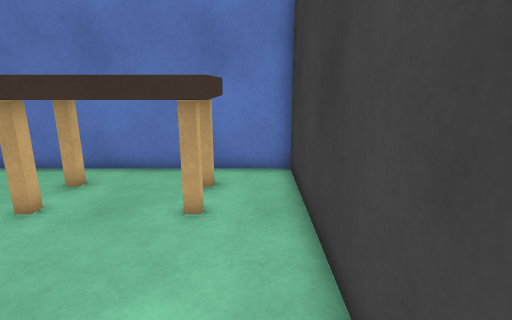
[1] (above)

12 first-person views from a walk through a Unity game level. The camera is 1.5 m above the floor, tilts 14° down and sees 80° across. The floor is counted in squares, 0.5 m on a side. Each view is taken from the middle of a square. On the plan, view 1 faces up. The plan holds only what a view shows up to about 20 squares ahead; the rest is blank. The player is left out. Surface patterns are stand-ins for the level's own textures.

[2]
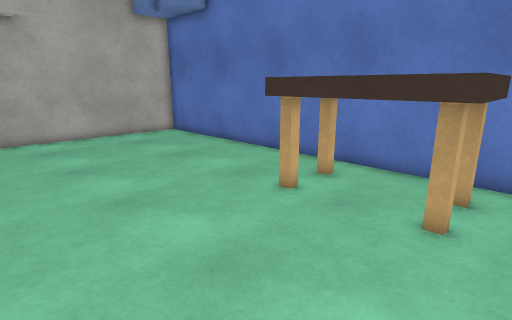

[3]
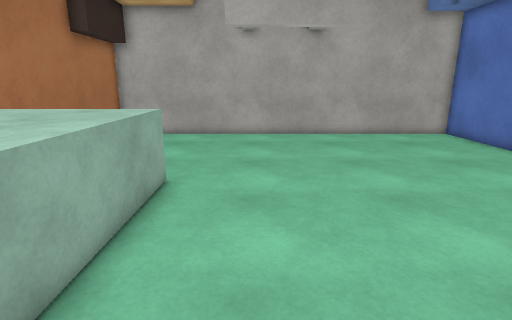

[4]
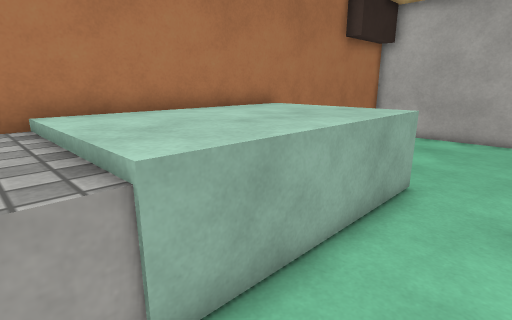

[5]
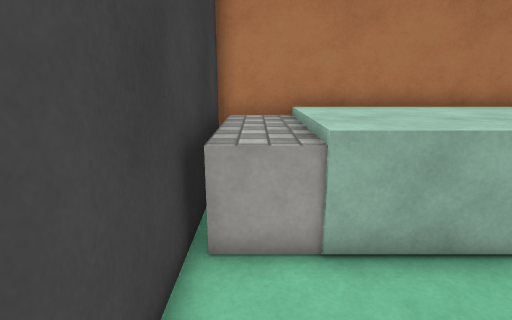

[6]
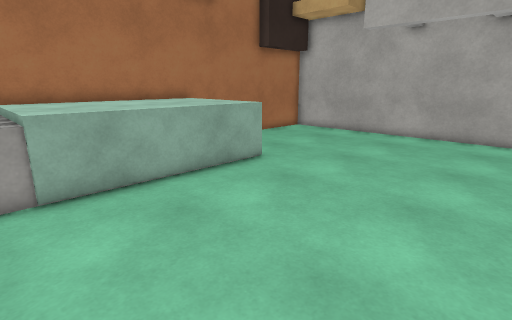

[7]
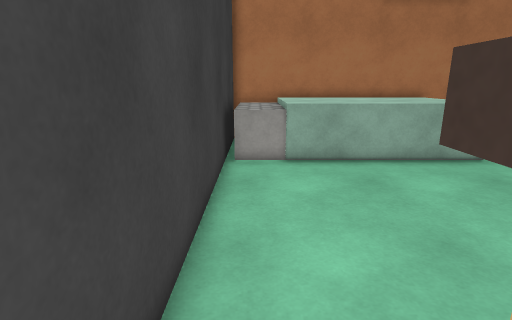

[8]
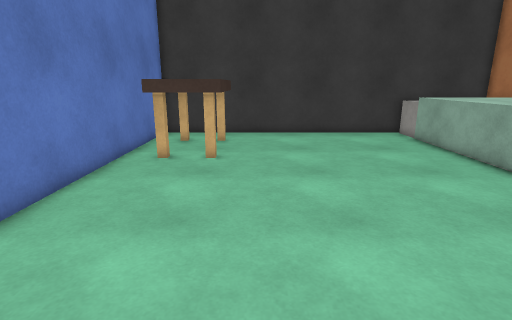

[9]
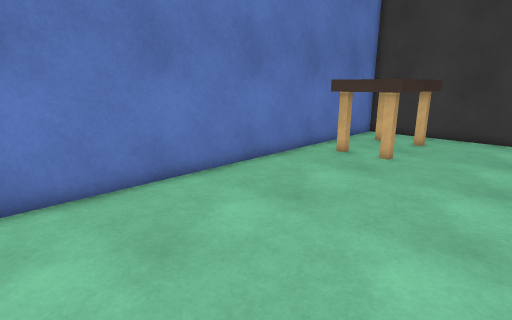

[10]
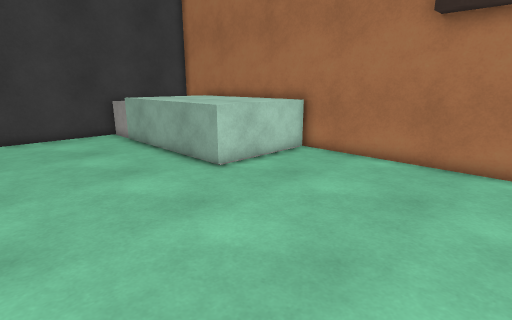

[11]
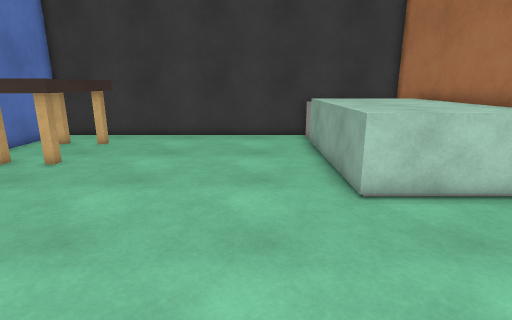

[12]
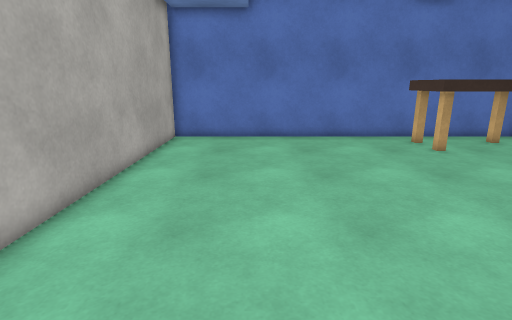

### Floor plan
Key: @ floor where view 1 was taken; # wall or solid block; . floor; ^ raised ledge; E desk.
Columns run from 19 left of view 1 to 1 right of it. Each row starts with its distance up from view 1.
 11 #####################
 10 #...................#
  9 #............EE  EE.#
  8 #............E    E.#
  7 #............EE  EE.#
  6 #............EEEEEE.#
  5 #...................#
  4 #...................#
  3 #...................#
  2 #...................#
  1 #...................#
  0 #..................@#
 -1 #...................#
 -2 #...................#
 -3 #...................#
 -4 #.........^^^^^^^^^^^
 -5 #.........^^^^^^^^^^^
 -6 #.........^^^^^^^^^^^
 -7 # ........^^^^^^^^^^^
 -8 # ........^^^^^^^^^^^
 -9 ##########^^^^^^^^^^#

Where each view was taken, in squares from view 1:
view 1: 0 up, 0 right, facing up
view 2: 0 up, 0 right, facing up-left
view 3: 1 down, 0 right, facing left
view 4: 1 down, 0 right, facing down-left
view 5: 1 up, 0 right, facing down
view 6: 5 up, 0 right, facing down-left
view 7: 8 up, 0 right, facing down
view 8: 5 up, 18 left, facing right
view 9: 2 up, 18 left, facing up-right
view 10: 3 up, 18 left, facing down-right
view 11: 1 down, 17 left, facing right
view 12: 7 down, 14 left, facing up
